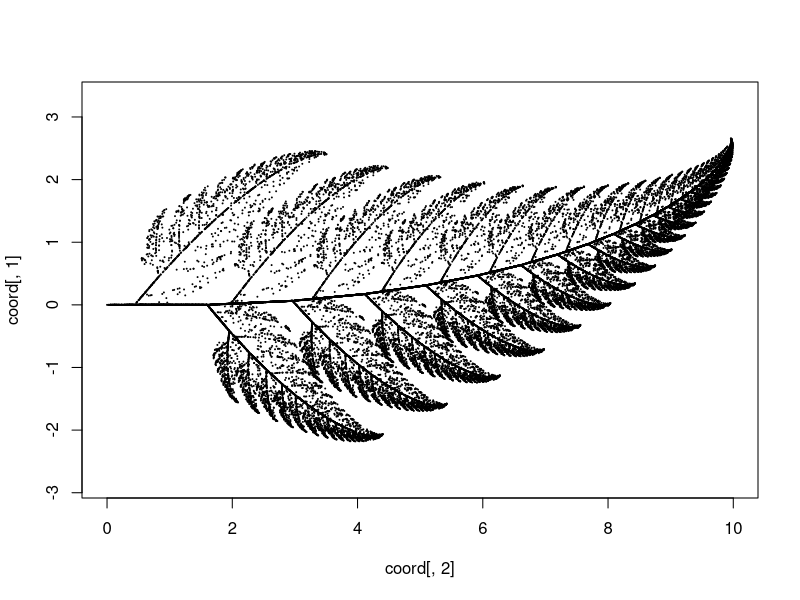

Recreate this plot in R.
rm(list = ls())
set.seed(3690)

# 設定起始點為 (0, 0) 的行向量。(以矩陣表示)
p = matrix(c(0, 0), ncol = 1)
# 建立名為 coord 的 data.frame。
coord = rbind(data.frame(), t(p))
for (i in 1:40000) {
        # 從 uniform(0, 1) 中抽取 indicator 決定當次遞迴式。
        indicator = runif(1, 0, 1)
        # 根據抽樣結果決定遞迴式。
        if (indicator <= 0.05) {
                m = matrix(c(0, 0, 0, 0.16), nrow = 2, ncol = 2)
                const = matrix(c(0, 0), ncol = 1)
        } else if (indicator > 0.05 & indicator <= 0.86) {
                m = matrix(c(0.85, -0.04, 0.04, 0.85), nrow = 2, ncol = 2)
                const = matrix(c(0, 1.6), ncol = 1)
        } else if (indicator > 0.86 & indicator <= 0.97) {
                m = matrix(c(0.2, 0.23, -0.26, 0.22), ncol = 2, nrow = 2)
                const = matrix(c(0, 1.6), ncol = 1)
        } else {
                m = matrix(c(-0.15, 0.26, 0.28, 0.24), ncol = 2, nrow = 2)
                const = matrix(c(0, 0.44), ncol = 1)
        }
        # 計算新的 p 坐標值。
        p = m %*% p + const
        # 將新的 p 點坐標合併至 coord 中。
        coord = rbind(coord, t(p))
}
# 作圖。
plot(x = coord[, 2], y = coord[, 1], plt = c(0, 10, -5, 5), cex = 0.1, asp = 1)
